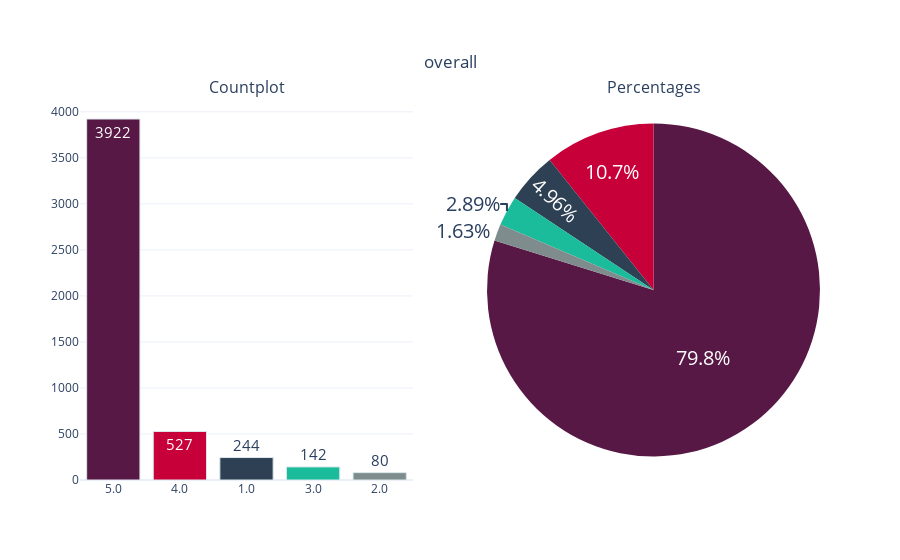

Notebook source saved alongside this figure:
### Code cell
categorical_variable_summary(df,'overall')

### Figure 1 — Plotly figure (JSON) as saved in the notebook; plotly's stock layout.template omitted (floating-point values rounded to 4 significant figures)
{"data": [{"marker": {"color": ["#581845", "#C70039", "#2E4053", "#1ABC9C", "#7F8C8D"], "line": {"color": "#DBE6EC", "width": 1}}, "name": "overall", "showlegend": false, "text": ["3922", "527", "244", "142", "80"], "textfont": {"size": 15}, "textposition": "auto", "x": ["5.0", "4.0", "1.0", "3.0", "2.0"], "xaxis": "x", "y": [3922, 527, 244, 142, 80], "yaxis": "y", "type": "bar"}, {"domain": {"x": [0.55, 1], "y": [0, 1]}, "labels": [5, 4, 1, 3, 2], "marker": {"colors": ["#581845", "#C70039", "#2E4053", "#1ABC9C", "#7F8C8D"]}, "name": "overall", "showlegend": false, "textfont": {"size": 20}, "textposition": "auto", "values": [3922, 527, 244, 142, 80], "type": "pie"}], "layout": {"annotations": [{"font": {"size": 16}, "showarrow": false, "text": "Countplot", "x": 0.225, "xanchor": "center", "xref": "paper", "y": 1, "yanchor": "bottom", "yref": "paper"}, {"font": {"size": 16}, "showarrow": false, "text": "Percentages", "x": 0.775, "xanchor": "center", "xref": "paper", "y": 1, "yanchor": "bottom", "yref": "paper"}], "title": {"text": "overall", "x": 0.5, "xanchor": "center", "y": 0.9, "yanchor": "top"}, "xaxis": {"anchor": "y", "domain": [0, 0.45]}, "yaxis": {"anchor": "x", "domain": [0, 1]}}}
